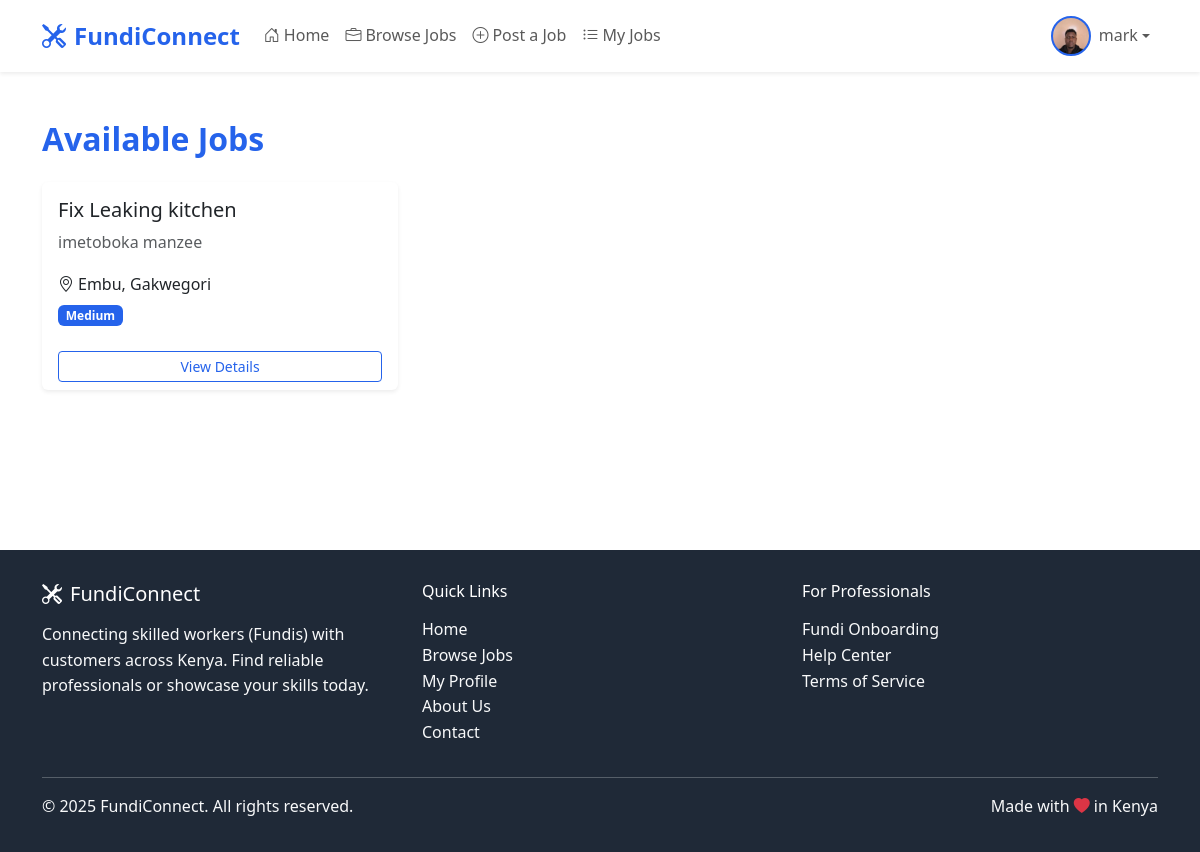
/jobs/ (signed in), run on an earlier commit of the app's database.
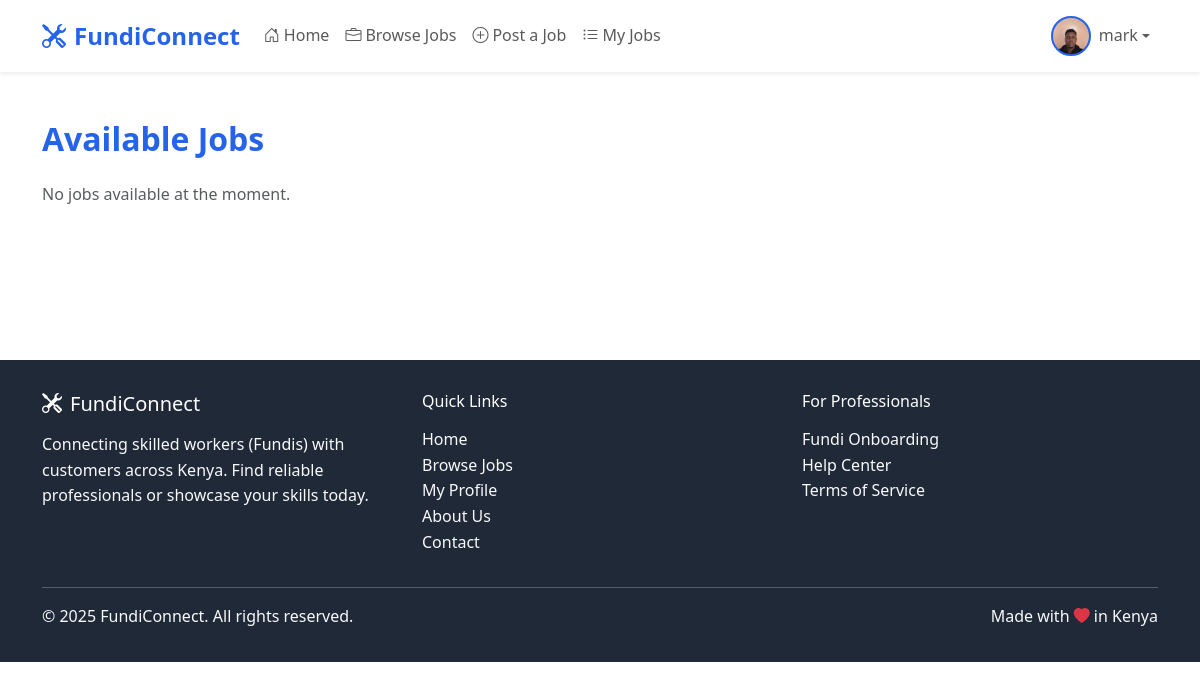
And on a later commit of the database.
### jobs/models.py (models this page shows, shortened)
class Job(models.Model):
    STATUS_CHOICES = [
        ('open', 'Open'),
        ('in_progress', 'In Progress'),
        ('completed', 'Completed'),
        ('cancelled', 'Cancelled'),
    ]
    URGENCY_CHOICES = [
        ('low', 'Low'),
        ('medium', 'Medium'),
        ('high', 'High'),
        ('urgent', 'Urgent'),
    ]
    title = models.CharField(max_length=200)
    description = models.TextField()
    customer = models.ForeignKey(User, on_delete=models.CASCADE, related_name='posted_jobs')
    fundi = models.ForeignKey(User, on_delete=models.SET_NULL, null=True, blank=True, related_name='assigned_jobs')
    category = models.ForeignKey(Category, on_delete=models.SET_NULL, null=True)
    location = models.CharField(max_length=100)
    status = models.CharField(max_length=20, choices=STATUS_CHOICES, default='open')
    urgency = models.CharField(max_length=10, choices=URGENCY_CHOICES, default='medium')
    budget_min = models.DecimalField(max_digits=10, decimal_places=2, null=True, blank=True)
    budget_max = models.DecimalField(max_digits=10, decimal_places=2, null=True, blank=True)
    created_at = models.DateTimeField(auto_now_add=True)
    updated_at = models.DateTimeField(auto_now=True)
    deadline = models.DateTimeField(null=True, blank=True)
    rating = models.PositiveSmallIntegerField(null=True, blank=True)  # 1-5 stars
    customer_review_text = models.TextField(blank=True)  # Optional written review
    class Meta:
        ordering = ['-created_at']

### core/views.py (the view)
# urls.py: path('jobs/', views.job_list, name='job_list'),
def job_list(request):
    jobs = Job.objects.filter(status='open')
    categories = Category.objects.all()
    search_query = request.GET.get('search', '')
    if search_query:
        jobs = jobs.filter(
            Q(title__icontains=search_query) |
            Q(description__icontains=search_query) |
            Q(location__icontains=search_query)
        )
    category_filter = request.GET.get('category', '')
    if category_filter:
        jobs = jobs.filter(category__name=category_filter)
    location_filter = request.GET.get('location', '')
    if location_filter:
        jobs = jobs.filter(location__icontains=location_filter)
    urgency_filter = request.GET.get('urgency', '')
    if urgency_filter:
        jobs = jobs.filter(urgency=urgency_filter)
    paginator = Paginator(jobs, 12)  # Show 12 jobs per page
    page_number = request.GET.get('page')
    page_obj = paginator.get_page(page_number)
    context = {
        'page_obj': page_obj,
        'categories': categories,
        'search_query': search_query,
        'category_filter': category_filter,
        'location_filter': location_filter,
        'urgency_filter': urgency_filter,
    }
    return render(request, 'core/job_list.html', context)

### templates/core/job_list.html (shortened to what this page needs)
{% extends 'base/base.html' %}
{% block content %}
<div class="container py-5">
  <h2 class="fw-bold mb-4 text-primary">Available Jobs</h2>
  <div class="row">
    {% for job in page_obj %}
      <div class="col-md-6 col-lg-4 mb-4">
        <div class="card job-card h-100 border-0 shadow-sm">
          <div class="card-body">
            <h5 class="card-title">{{ job.title }}</h5>
            <p class="card-text text-muted">{{ job.description|truncatewords:15 }}</p>
            <p class="mb-1"><i class="bi bi-geo-alt me-1"></i>{{ job.location }}</p>
            <span class="badge bg-primary">{{ job.get_urgency_display }}</span>
          </div>
          <div class="card-footer bg-transparent border-0">
            <a href="{% url 'job_detail' job.id %}" class="btn btn-outline-primary btn-sm w-100">View Details</a>
          </div>
        </div>
      </div>
    {% empty %}
      <div class="col-12">
        <p class="text-muted">No jobs available at the moment.</p>
      </div>
    {% endfor %}
  </div>
</div>
{% endblock %}

What changed in the data, as far as the page shows it:
no longer on this page (row edited): Job: title "Fix Leaking kitchen", description "imetoboka manzee", location "Embu, Gakwegori", urgency "Medium"
Also different on the page:
text now shown: "No jobs available at the moment."
